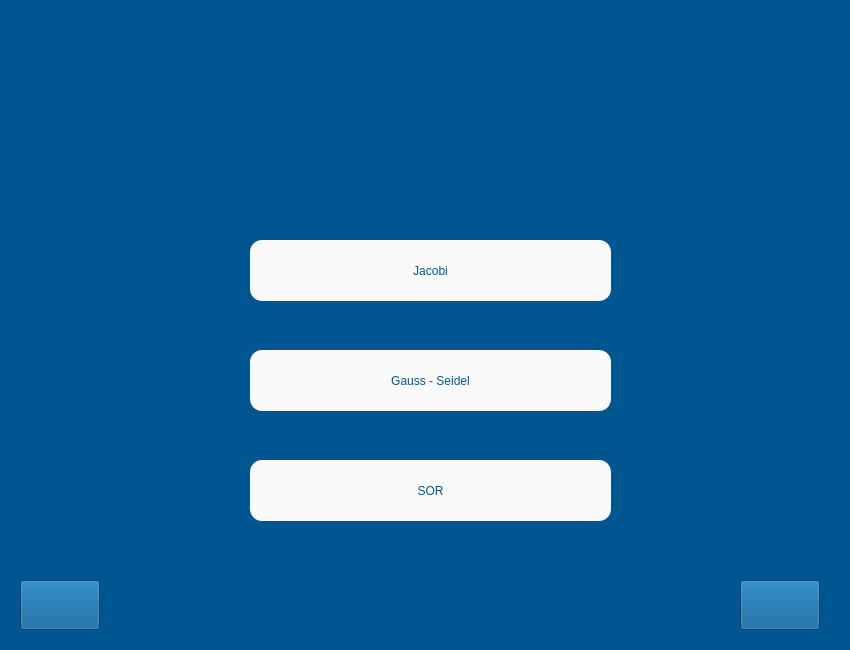
<?xml version="1.0" encoding="UTF-8"?>
<ui version="4.0">
 <class>iterative</class>
 <widget class="QWidget" name="iterative">
  <property name="geometry">
   <rect>
    <x>0</x>
    <y>0</y>
    <width>850</width>
    <height>650</height>
   </rect>
  </property>
  <property name="minimumSize">
   <size>
    <width>850</width>
    <height>650</height>
   </size>
  </property>
  <property name="maximumSize">
   <size>
    <width>850</width>
    <height>650</height>
   </size>
  </property>
  <property name="palette">
   <palette>
    <active>
     <colorrole role="Base">
      <brush brushstyle="SolidPattern">
       <color alpha="255">
        <red>255</red>
        <green>255</green>
        <blue>255</blue>
       </color>
      </brush>
     </colorrole>
     <colorrole role="Window">
      <brush brushstyle="SolidPattern">
       <color alpha="255">
        <red>0</red>
        <green>86</green>
        <blue>145</blue>
       </color>
      </brush>
     </colorrole>
    </active>
    <inactive>
     <colorrole role="Base">
      <brush brushstyle="SolidPattern">
       <color alpha="255">
        <red>255</red>
        <green>255</green>
        <blue>255</blue>
       </color>
      </brush>
     </colorrole>
     <colorrole role="Window">
      <brush brushstyle="SolidPattern">
       <color alpha="255">
        <red>0</red>
        <green>86</green>
        <blue>145</blue>
       </color>
      </brush>
     </colorrole>
    </inactive>
    <disabled>
     <colorrole role="Base">
      <brush brushstyle="SolidPattern">
       <color alpha="255">
        <red>0</red>
        <green>86</green>
        <blue>145</blue>
       </color>
      </brush>
     </colorrole>
     <colorrole role="Window">
      <brush brushstyle="SolidPattern">
       <color alpha="255">
        <red>0</red>
        <green>86</green>
        <blue>145</blue>
       </color>
      </brush>
     </colorrole>
    </disabled>
   </palette>
  </property>
  <property name="windowTitle">
   <string>Form</string>
  </property>
  <widget class="QLabel" name="label">
   <property name="geometry">
    <rect>
     <x>40</x>
     <y>30</y>
     <width>771</width>
     <height>161</height>
    </rect>
   </property>
   <property name="styleSheet">
    <string notr="true">border-image: url(:/images/Banner7.png);</string>
   </property>
   <property name="text">
    <string/>
   </property>
  </widget>
  <widget class="QPushButton" name="jacobi_button">
   <property name="geometry">
    <rect>
     <x>250</x>
     <y>240</y>
     <width>361</width>
     <height>61</height>
    </rect>
   </property>
   <property name="styleSheet">
    <string notr="true">background-color: rgb(250, 250, 250);
font: 15pt &quot;MS Shell Dlg 2&quot;;
color: rgb(0, 86, 145);
border-radius: 12px;
</string>
   </property>
   <property name="text">
    <string>Jacobi</string>
   </property>
  </widget>
  <widget class="QPushButton" name="gauss_button">
   <property name="geometry">
    <rect>
     <x>250</x>
     <y>350</y>
     <width>361</width>
     <height>61</height>
    </rect>
   </property>
   <property name="styleSheet">
    <string notr="true">background-color: rgb(250, 250, 250);
font: 15pt &quot;MS Shell Dlg 2&quot;;
color: rgb(0, 86, 145);
border-radius: 12px;
</string>
   </property>
   <property name="text">
    <string>Gauss - Seidel</string>
   </property>
  </widget>
  <widget class="QPushButton" name="sor_button">
   <property name="geometry">
    <rect>
     <x>250</x>
     <y>460</y>
     <width>361</width>
     <height>61</height>
    </rect>
   </property>
   <property name="styleSheet">
    <string notr="true">background-color: rgb(250, 250, 250);
font: 15pt &quot;MS Shell Dlg 2&quot;;
color: rgb(0, 86, 145);
border-radius: 12px;
</string>
   </property>
   <property name="text">
    <string>SOR</string>
   </property>
  </widget>
  <widget class="QPushButton" name="back_button">
   <property name="geometry">
    <rect>
     <x>20</x>
     <y>580</y>
     <width>80</width>
     <height>50</height>
    </rect>
   </property>
   <property name="styleSheet">
    <string notr="true">background-color: rgb(0, 86, 145);
background-image: url(:/images/back.png);</string>
   </property>
   <property name="text">
    <string/>
   </property>
   <property name="iconSize">
    <size>
     <width>80</width>
     <height>50</height>
    </size>
   </property>
  </widget>
  <widget class="QPushButton" name="home_button">
   <property name="geometry">
    <rect>
     <x>740</x>
     <y>580</y>
     <width>80</width>
     <height>50</height>
    </rect>
   </property>
   <property name="styleSheet">
    <string notr="true">background-color: rgb(0, 86, 145);
background-image: url(:/images/home.png);</string>
   </property>
   <property name="text">
    <string/>
   </property>
   <property name="iconSize">
    <size>
     <width>80</width>
     <height>50</height>
    </size>
   </property>
  </widget>
 </widget>
 <resources>
  <include location="../UserInterface/Util/Images/link.qrc"/>
 </resources>
 <connections/>
</ui>
